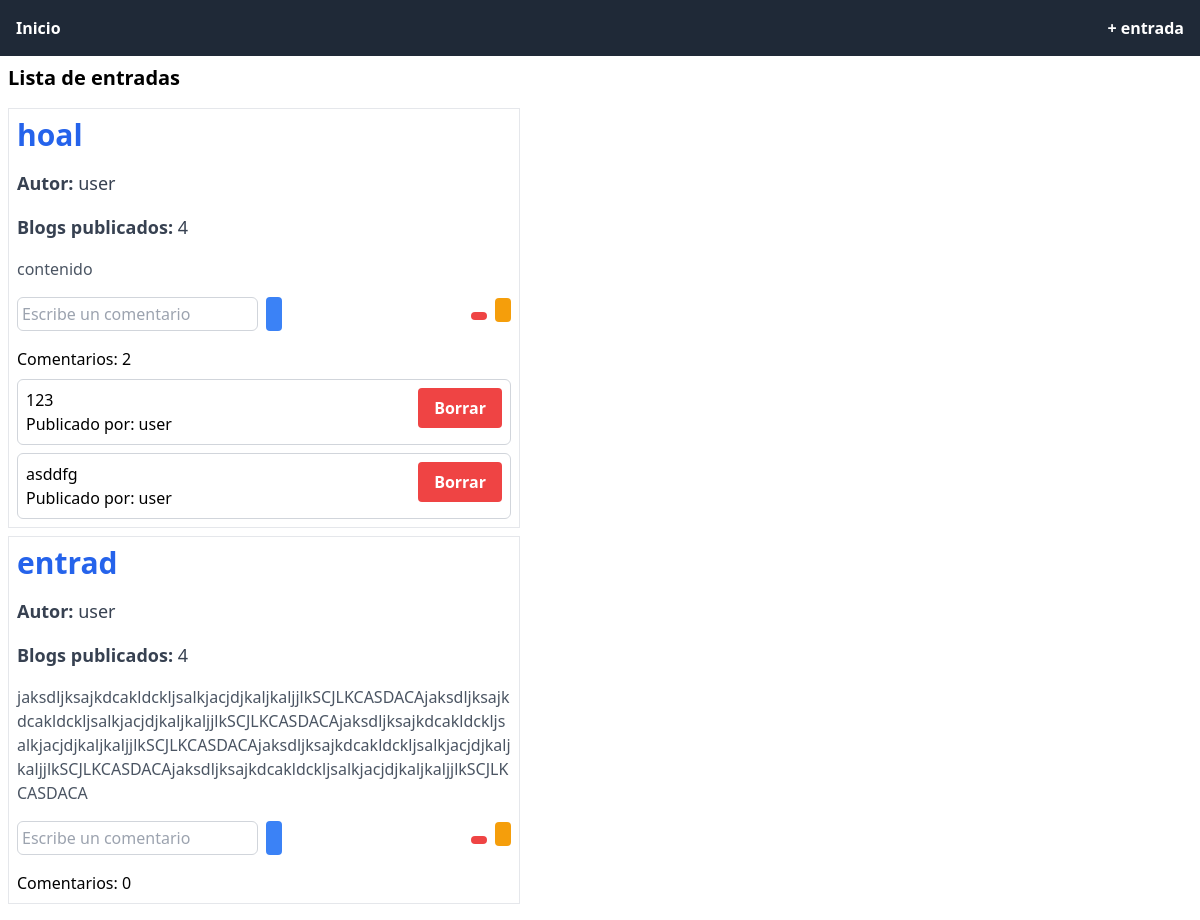
Before: / with the older database file.
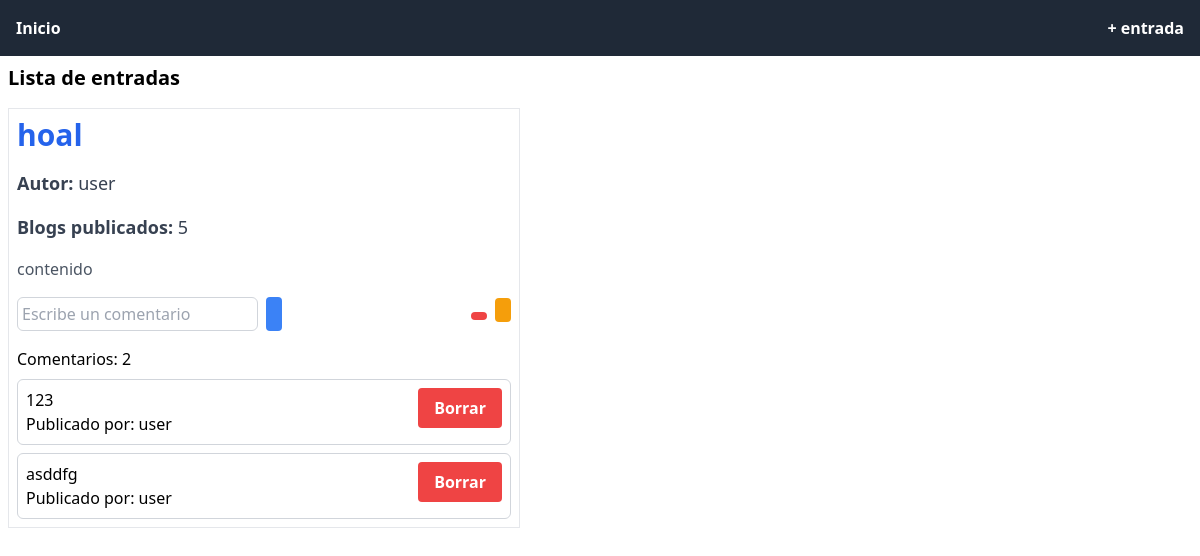
After: the same page with the newer database file.
### blog_app/models.py (models this page shows, shortened)
class Entrada(models.Model):
    titulo = models.CharField(max_length=100)
    contenido = models.TextField()
    fecha_creacion = models.DateTimeField(auto_now_add=True)
    autor = models.ForeignKey('blog_app.CustomUser', on_delete=models.CASCADE)
    categorias = models.ManyToManyField(Categoria)
    comentarios_count = models.IntegerField(default=0)

class CustomUser(AbstractUser):
    entradas_count = models.IntegerField(default=0)

class Comentario(models.Model):
    texto = models.TextField()
    fecha_creacion = models.DateTimeField(auto_now_add=True)
    autor = models.ForeignKey('blog_app.CustomUser', on_delete=models.CASCADE)
    entrada = models.ForeignKey(Entrada, on_delete=models.CASCADE)

### blog_app/views.py (the view)
# urls.py: path('', EntradaListView.as_view(), name='entrada_list'),
class EntradaListView(ListView):
    model = Entrada
    template_name = 'blog_app/entrada_list.html'

### blog_app/context_processors.py (called while the page is built)
def categorias(request):
    return {'categorias': Categoria.objects.all()}

### blog_app/templates/blog_app/entrada_list.html (shortened to what this page needs)
{% extends 'blog_app/base.html' %} {% block content %}
<div class="m-2">
  <p class="text-xl font-bold mb-4">Lista de entradas</p>
  <div class="flex flex-col">
    {% for entrada in object_list %}
    <div class="p-2 mb-2 w-auto max-w-lg border border-gray-200">
      <div class="mb-4">
        <h2 class="text-3xl font-extrabold mb-1 text-blue-600">
          {{ entrada.titulo }}
        </h2>
      </div>
      <div class="mb-4">
        <h3 class="text-lg font-semibold mb-1 text-gray-700">
          Autor: <span class="font-normal">{{ entrada.autor }}</span>
        </h3>
      </div>
      <div class="mb-4">
        <h4 class="text-lg font-semibold mb-1 text-gray-700">
          Blogs publicados:
          <span class="font-normal">{{ entrada.autor.entradas_count }}</span>
        </h4>
      </div>
      <p class="text-gray-600" style="word-wrap: break-word">
        {{ entrada.contenido }}
      </p>
      <div class="flex flex-row gap-2 justify-between items-center mt-2">
        <form
          method="post"
          action="{% url 'comentario_new' entrada.pk %}"
          class="flex flex-row gap-2 align-center"
        >
          <input
            name="texto"
            class="border border-gray-300 rounded-md p-1 mt-2"
            required="required"
            placeholder="Escribe un comentario"
          />
          <button
            type="submit"
            class="ri-add-line bg-blue-500 hover:bg-blue-700 text-white font-bold py-1 px-2 rounded mt-2"
          ></button>
        </form>
        <div class="flex flex-row gap-2">
          <form method="post" action="{% url 'entrada_delete' entrada.pk %}">
            <button
              type="submit"
              class="ri-delete-bin-fill bg-red-500 hover:bg-red-700 text-white font-bold px-2 py-1 rounded"
            ></button>
          </form>
          <a
            href="{% url 'entrada_edit' entrada.pk %}"
            class="ri-edit-2-fill bg-amber-500 hover:bg-amber-700 text-white font-bold rounded px-2 py-1"
          ></a>
        </div>
      </div>
      <p class="mt-4">Comentarios: {{ entrada.comentarios_count }}</p>
      {% for comentario in entrada.comentario_set.all %}
      <div
        class="border border-gray-300 rounded-md p-2 mt-2 flex flex-row justify-between align-center"
      >
        <div>
          <p>{{ comentario.texto }}</p>
          <p>Publicado por: {{ comentario.autor }}</p>
        </div>
        <form
          method="post"
          action="{% url 'comentario_delete' comentario.pk %}"
        >
          <button
            type="submit"
            class="bg-red-500 hover:bg-red-700 text-white font-bold py-2 px-4 rounded"
          >
            Borrar
          </button>
        </form>
      </div>
      {% endfor %}
    </div>
    {% endfor %}
  </div>
</div>
{% endblock content %}

### blog_app/templates/blog_app/base.html (shortened to what this page needs)
<!DOCTYPE html>
<html lang="en">
  <head>
    <link
      href="https://cdn.jsdelivr.net/npm/remixicon@3.4.0/fonts/remixicon.css"
      rel="stylesheet"
    />
  </head>
  <body class="w-screen">
    <nav class="bg-gray-800 text-white p-4 font-bold">
      <ul class="flex justify-between">
        <li>
          <a href="{% url 'entrada_list' %}" class="hover:text-gray-300"
            >Inicio</a
          >
        </li>
        <li>
          <a href="{% url 'entrada_new' %}" class="hover:text-gray-300"
            >+ entrada</a
          >
        </li>
      </ul>
    </nav>
    {% block content %}{% endblock %}
  </body>
  <script src="https://cdn.tailwindcss.com"></script>
</html>

Changed rows visible on the page:
removed Entrada: titulo "entrad", autor "user", autor.entradas_count "4", contenido "jaksdljksajkdcakldckljsalkjacjdjkaljkaljjlkSCJLKCASDACAjaksdljksajkdcakldckljsalkjacjdjkaljkaljjlkSCJLKCASDACAjaksdljksajkdcakldckljsalkjacjdjkaljkaljjlkSCJLKCASDACAjaksdljksajkdcakldckljsalkjacjdjkaljkaljjlkSCJLKCASDACAjaksdljksajkdcakldckljsalkjacjdjkaljkaljjlkSCJLKCASDACA", comentarios_count "0"
changed through a linked row, Entrada "hoal": autor.entradas_count "4" → "5"
